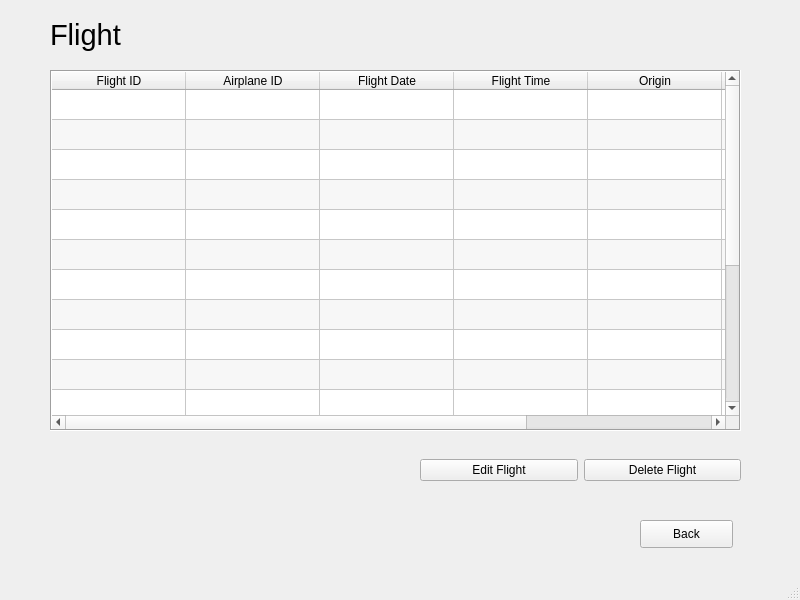
<?xml version="1.0" encoding="UTF-8"?>
<ui version="4.0">
 <class>ReadFlight</class>
 <widget class="QMainWindow" name="ReadFlight">
  <property name="geometry">
   <rect>
    <x>0</x>
    <y>0</y>
    <width>800</width>
    <height>600</height>
   </rect>
  </property>
  <property name="windowTitle">
   <string>MainWindow</string>
  </property>
  <widget class="QWidget" name="centralwidget">
   <widget class="QPushButton" name="button_cancel">
    <property name="geometry">
     <rect>
      <x>640</x>
      <y>520</y>
      <width>93</width>
      <height>28</height>
     </rect>
    </property>
    <property name="text">
     <string>Back</string>
    </property>
   </widget>
   <widget class="QLabel" name="label_title">
    <property name="geometry">
     <rect>
      <x>50</x>
      <y>9</y>
      <width>201</width>
      <height>51</height>
     </rect>
    </property>
    <property name="font">
     <font>
      <pointsize>22</pointsize>
     </font>
    </property>
    <property name="text">
     <string>Flight</string>
    </property>
   </widget>
   <widget class="QTableWidget" name="table_flight">
    <property name="geometry">
     <rect>
      <x>50</x>
      <y>70</y>
      <width>691</width>
      <height>361</height>
     </rect>
    </property>
    <property name="tabletTracking">
     <bool>false</bool>
    </property>
    <property name="layoutDirection">
     <enum>Qt::LeftToRight</enum>
    </property>
    <property name="autoFillBackground">
     <bool>false</bool>
    </property>
    <property name="frameShape">
     <enum>QFrame::Box</enum>
    </property>
    <property name="sizeAdjustPolicy">
     <enum>QAbstractScrollArea::AdjustIgnored</enum>
    </property>
    <property name="autoScroll">
     <bool>true</bool>
    </property>
    <property name="editTriggers">
     <set>QAbstractItemView::NoEditTriggers</set>
    </property>
    <property name="dragEnabled">
     <bool>false</bool>
    </property>
    <property name="alternatingRowColors">
     <bool>true</bool>
    </property>
    <property name="textElideMode">
     <enum>Qt::ElideRight</enum>
    </property>
    <property name="verticalScrollMode">
     <enum>QAbstractItemView::ScrollPerPixel</enum>
    </property>
    <property name="showGrid">
     <bool>true</bool>
    </property>
    <property name="gridStyle">
     <enum>Qt::SolidLine</enum>
    </property>
    <property name="sortingEnabled">
     <bool>true</bool>
    </property>
    <property name="wordWrap">
     <bool>true</bool>
    </property>
    <property name="cornerButtonEnabled">
     <bool>true</bool>
    </property>
    <property name="rowCount">
     <number>19</number>
    </property>
    <property name="columnCount">
     <number>7</number>
    </property>
    <attribute name="horizontalHeaderVisible">
     <bool>true</bool>
    </attribute>
    <attribute name="horizontalHeaderCascadingSectionResizes">
     <bool>true</bool>
    </attribute>
    <attribute name="horizontalHeaderDefaultSectionSize">
     <number>134</number>
    </attribute>
    <attribute name="horizontalHeaderHighlightSections">
     <bool>true</bool>
    </attribute>
    <attribute name="horizontalHeaderShowSortIndicator" stdset="0">
     <bool>true</bool>
    </attribute>
    <attribute name="horizontalHeaderStretchLastSection">
     <bool>false</bool>
    </attribute>
    <attribute name="verticalHeaderVisible">
     <bool>false</bool>
    </attribute>
    <row/>
    <row/>
    <row/>
    <row/>
    <row/>
    <row/>
    <row/>
    <row/>
    <row/>
    <row/>
    <row/>
    <row/>
    <row/>
    <row/>
    <row/>
    <row/>
    <row/>
    <row/>
    <row/>
    <column>
     <property name="text">
      <string>Flight ID</string>
     </property>
    </column>
    <column>
     <property name="text">
      <string>Airplane ID</string>
     </property>
    </column>
    <column>
     <property name="text">
      <string>Flight Date</string>
     </property>
    </column>
    <column>
     <property name="text">
      <string>Flight Time</string>
     </property>
    </column>
    <column>
     <property name="text">
      <string>Origin</string>
     </property>
    </column>
    <column>
     <property name="text">
      <string>Destiny</string>
     </property>
    </column>
    <column>
     <property name="text">
      <string>Seats Available</string>
     </property>
    </column>
   </widget>
   <widget class="QWidget" name="horizontalLayoutWidget">
    <property name="geometry">
     <rect>
      <x>420</x>
      <y>440</y>
      <width>321</width>
      <height>61</height>
     </rect>
    </property>
    <layout class="QHBoxLayout" name="horizontalLayout">
     <item>
      <widget class="QPushButton" name="button_edit_flight">
       <property name="text">
        <string>Edit Flight</string>
       </property>
      </widget>
     </item>
     <item>
      <widget class="QPushButton" name="button_delete_flight">
       <property name="text">
        <string>Delete Flight</string>
       </property>
      </widget>
     </item>
    </layout>
   </widget>
  </widget>
  <widget class="QMenuBar" name="menubar">
   <property name="geometry">
    <rect>
     <x>0</x>
     <y>0</y>
     <width>800</width>
     <height>25</height>
    </rect>
   </property>
  </widget>
  <widget class="QStatusBar" name="statusbar"/>
 </widget>
 <resources/>
 <connections/>
</ui>
